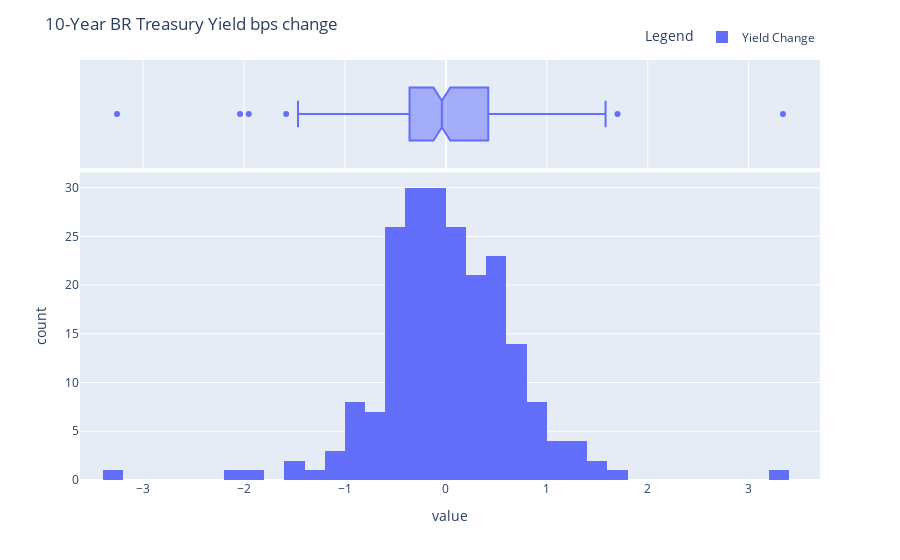

Write notebook code for a chart like this one.
### Code cell
# Plot bps changes in histogram
fig = px.histogram(rates_vs_market,
                   x=['Yield Change'],
                   marginal='box',
                   width=900)

fig.update_layout(title='10-Year BR Treasury Yield bps change',
    legend=dict(title='Legend',
                            orientation="h",
                            yanchor="bottom",
                            y=1.02,
                            xanchor="right",
                            x=1))

fig.show()

### Figure 1 — Plotly figure (JSON) as saved in the notebook; plotly's stock layout.template omitted (floating-point values rounded to 4 significant figures; data arrays with more than 128 entries replaced by an {"elided": "..."} marker saying what was removed)
{"data": [{"alignmentgroup": "True", "bingroup": "x", "hovertemplate": "variable=Yield Change<br>value=%{x}<br>count=%{y}<extra></extra>", "legendgroup": "Yield Change", "marker": {"color": "#636efa", "pattern": {"shape": ""}}, "name": "Yield Change", "offsetgroup": "Yield Change", "orientation": "v", "showlegend": true, "type": "histogram", "x": {"elided": "214 float values"}, "xaxis": "x", "yaxis": "y"}, {"alignmentgroup": "True", "hovertemplate": "variable=Yield Change<br>value=%{x}<extra></extra>", "legendgroup": "Yield Change", "marker": {"color": "#636efa"}, "name": "Yield Change", "notched": true, "offsetgroup": "Yield Change", "showlegend": false, "type": "box", "x": {"elided": "214 float values"}, "xaxis": "x2", "yaxis": "y2"}], "layout": {"barmode": "relative", "legend": {"orientation": "h", "title": {"text": "Legend"}, "tracegroupgap": 0, "x": 1, "xanchor": "right", "y": 1.02, "yanchor": "bottom"}, "margin": {"t": 60}, "title": {"text": "10-Year BR Treasury Yield bps change"}, "width": 900, "xaxis": {"anchor": "y", "domain": [0, 1], "title": {"text": "value"}}, "xaxis2": {"anchor": "y2", "domain": [0, 1], "matches": "x", "showgrid": true, "showticklabels": false}, "yaxis": {"anchor": "x", "domain": [0, 0.7326], "title": {"text": "count"}}, "yaxis2": {"anchor": "x2", "domain": [0.7426, 1], "matches": "y2", "showgrid": false, "showline": false, "showticklabels": false, "ticks": ""}}}
